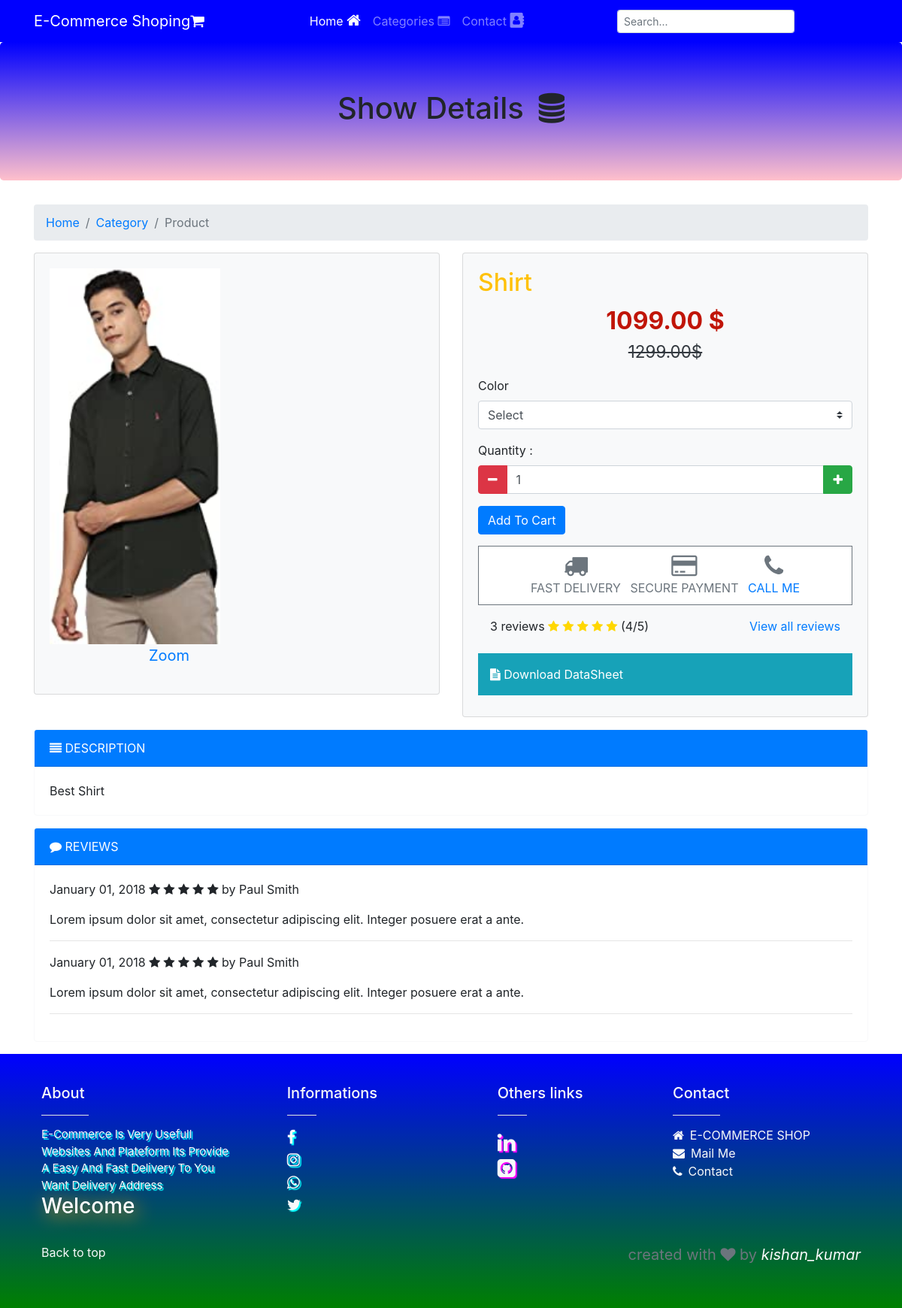
Screenshot of /product.php?id=1 with the database file from the repository.
### tables this page shows
CREATE TABLE `product` (
  `id` int(11) NOT NULL,
  `image` varchar(255) NOT NULL,
  `des` varchar(255) DEFAULT NULL,
  `status` varchar(255) DEFAULT NULL,
  `price` decimal(9,2) NOT NULL DEFAULT 0.00,
  `old_price` decimal(9,2) NOT NULL DEFAULT 0.00,
  `created_at` timestamp NULL DEFAULT current_timestamp(),
  `pname` varchar(255) DEFAULT NULL,
  `category` varchar(255) NOT NULL,
  `sub_cat` varchar(100) NOT NULL
);

### product.php (the view, shortened to what this page needs)
<!DOCTYPE html>
<html lang="fr">
<head>
    <link href="//maxcdn.bootstrapcdn.com/bootstrap/4.0.0/css/bootstrap.min.css" rel="stylesheet" type="text/css">
    <link href="//maxcdn.bootstrapcdn.com/font-awesome/4.7.0/css/font-awesome.min.css" rel="stylesheet" type="text/css">
    <link href="css/style.css" rel="stylesheet" type="text/css">
</head>
<body>
    <?php include('inc/header.php') ?>
    <section class="jumbotron text-center" style="background: linear-gradient(blue, pink);">
        <div class="container">
            <h1 class="jumbotron-heading">Show Details&ensp;<i class="fa fa-database" aria-hidden="true"></i></h1>
        </div>
    </section>
    <div class="container">
        <div class="row">
            <div class="col">
                <nav aria-label="breadcrumb">
                    <ol class="breadcrumb">
                        <li class="breadcrumb-item"><a href="index.php">Home</a></li>
                        <li class="breadcrumb-item"><a href="category.php">Category</a></li>
                        <li class="breadcrumb-item active" aria-current="page">Product</li>
                    </ol>
                </nav>
            </div>
        </div>
    </div>
    <div class="container">
        <div class="row">
            <div class="col-12 col-lg-6">
                <div class="card bg-light mb-3">
                    <?php
                    $id = $_GET['id'];
                    $sql = "SELECT * FROM `product` where id=$id";
                    $result = mysqli_query($conn, $sql);
                    foreach ($result as $data) {
                    ?>
                        <form action="addcart.php" class="form-submit" method="POST">
                            <div class="card-body">
                                <a href="" data-toggle="modal" data-target="#productModal">
                                    <img class="img-fluid" src="uploading/<?php echo $data['image'] ?>" style="height: 500px" />
                                    <p class="text-center" style="margin-left:-180px; font-size:20px;">Zoom</p>
                                </a>
                            </div>
                </div>
            </div>
            <div class="col-12 col-lg-6 add_to_cart_block">
                <div class="card bg-light mb-3">
                    <div class="card-body">
                        <h2 class="text-warning "><?php echo $data['pname']; ?> </h2>
                        <p class="price"><?php echo $data['price']; ?> $</p>
                        <p class="price_discounted"><?php echo $data['old_price']; ?>$</p>
                        <div class="form-group">
                            <label for="colors">Color</label>
                            <select class="custom-select" id="colors" class="color" name="color">
                                <option selected>Select</option>
                            </select>
                        </div>
                        <div class="form-group">
                            <label>Quantity :</label>
                            <div class="input-group mb-3">
                                <div class="input-group-prepend">
                                    <button type="button" class="quantity-left-minus btn btn-danger btn-number" data-type="minus" data-field="">
                                        <i class="fa fa-minus"></i>
                                    </button>
                                </div>
                                <input type="text" class="form-control" class="quantity" id="quantity" name="quantity" min="1" max="100" value="1">
                                <div class="input-group-append">
                                    <button type="button" class="quantity-right-plus btn btn-success btn-number" data-type="plus" data-field="">
                                        <i class="fa fa-plus"></i>
                                    </button>
                                </div>
                            </div>
                        </div>
                        <input type="submit" value="Add To Cart" name="cart" class="btn btn-primary addItemBtn">
                        <div class="product_rassurance">
                            <ul class="list-inline">
                                <li class="list-inline-item"><i class="fa fa-truck fa-2x"></i><br />Fast delivery</li>
                                <li class="list-inline-item"><i class="fa fa-credit-card fa-2x"></i><br />Secure payment</li>
                                <li class="list-inline-item"><i class="fa fa-phone fa-2x fa-spin"></i><br /><a href="tel:8081403281">Call Me</a></li>
                            </ul>
                        </div>
                        <div class="reviews_product p-3 mb-2 ">
                            3 reviews
                            <i class="fa fa-star"></i>
                            <i class="fa fa-star"></i>
                            <i class="fa fa-star"></i>
                            <i class="fa fa-star"></i>
                            <i class="fa fa-star"></i>
                            (4/5)
                            <a class="pull-right" href="#reviews">View all reviews</a>
                        </div>
                        <div class="datasheet p-3 mb-2 bg-info text-white">
                            <a href="" class="text-white"><i class="fa fa-file-text"></i> Download DataSheet</a>
                        </div>
                    </div>
                </div>
            </div>
        </div>
        <div class="row">
            <div class="col-12">
                <div class="card border-light mb-3">
                    <div class="card-header bg-primary text-white text-uppercase"><i class="fa fa-align-justify"></i> Description</div>
                    <div class="card-body">
                        <p class="card-text">
                            <?php echo $data['des']; ?>
                        </p>
                    </div>
                </div>
            </div>
        <?php } ?>
        <div class="col-12" id="reviews">
            <div class="card border-light mb-3">
                <div class="card-header bg-primary text-white text-uppercase"><i class="fa fa-comment"></i> Reviews</div>
                <div class="card-body">
                    <div class="review">
                        <meta itemprop="datePublished" content="01-01-2016">January 01, 2018
                        <span class="fa fa-star"></span>
                        <span class="fa fa-star"></span>
                        <span class="fa fa-star"></span>
                        <span class="fa fa-star"></span>
                        <span class="fa fa-star"></span>
                        by Paul Smith
                        <p class="blockquote">
                        <p class="mb-0">Lorem ipsum dolor sit amet, consectetur adipiscing elit. Integer posuere erat a ante.</p>
                        </p>
                        <hr>
                    </div>
                    <div class="review">
                        <meta itemprop="datePublished" content="01-01-2016">January 01, 2018
                        <span class="fa fa-star" aria-hidden="true"></span>
                        <span class="fa fa-star" aria-hidden="true"></span>
                        <span class="fa fa-star" aria-hidden="true"></span>
                        <span class="fa fa-star" aria-hidden="true"></span>
                        <span class="fa fa-star" aria-hidden="true"></span>
                        by Paul Smith
                        <p class="blockquote">
                        <p class="mb-0">Lorem ipsum dolor sit amet, consectetur adipiscing elit. Integer posuere erat a ante.</p>
                        </p>
                        <hr>
                    </div>
                </div>
            </div>
        </div>
        </div>
    </div>
    <?php include('inc/footer.php') ?>
</body>
</html>

### inc/header.php (shortened to what this page needs)
<nav class="navbar navbar-expand-md navbar-dark" style="background-color:blue">
    <div class="container">
        <a class="navbar-brand" href="index.php"> E-Commerce Shoping<i class="fa fa-shopping-cart" aria-hidden="true"></i></a>
        <div class="collapse navbar-collapse justify-content-end" id="navbarsExampleDefault">
            <ul class="navbar-nav m-auto">
                <li class="nav-item active">
                    <a class="nav-link" href="index.php">Home <i class="fa fa-home" aria-hidden="true" style="font-size:20px"></i><span class="sr-only">(current)</span></a>
                </li>
                <li class="nav-item ">
                    <a class="nav-link" href="category.php?id=1">Categories <i class=" fa fa-list-alt" aria-hidden="true" style="font-size:19 px"></i></a>
                </li>
                <li class="nav-item">
                    <a class="nav-link" href="contact.php">Contact <i class="fa fa-address-book" aria-hidden="true" style="font-size:20px"></i></a>
                </li>
            </ul>
            <form class="form-inline my-2 my-lg-0" method="post" action="login.php">
                <div class="input-group input-group-sm">
                    <input type="text" id="search_item" class="form-control" autocomplete="off" placeholder="Search...">
                </div>
            </form>
			<table >
			<tr>
			<td id="table_data">
			</td>
			</tr>
			</table>
        </div>
    </div>
</nav>

### inc/footer.php (shortened to what this page needs)
<footer class="text-light" style="background: linear-gradient(blue, green);"">
    <div class=" container">
    <div class="row">
        <div class="col-md-3 col-lg-4 col-xl-3">
            <h5>About</h5>
            <hr class="bg-white mb-2 mt-0 d-inline-block mx-auto w-25">
            <p class="mb-0" style="font-size:15px;text-shadow:2px 2px 1px aqua; ">
                E-Commerce Is Very Usefull Websites And Plateform Its Provide A Easy And Fast Delivery To You Want Delivery Address <br>
            <h3 style="text-shadow: 4px 4px 25px orange;color:white;">Welcome</h3>
            </p>
        </div>
        <div class=" col-md-2 col-lg-2 col-xl-2 mx-auto">
            <h5>Informations</h5>
            <hr class="bg-white mb-2 mt-0 d-inline-block mx-auto w-25">
            <ul class="list-unstyled">
                <li><a href="#" style="font-size: 20px;text-shadow:2px 2px 1px aqua; font-family:algerian;"><i class="fa fa-facebook"></i></a></li>
                <li><a href="#" style="font-size: 20px;text-shadow:2px 2px 1px aqua;"><i class=" fa fa-instagram"></i></a></li>
                <li><a href="#" style="font-size: 20px;text-shadow:2px 2px 1px aqua;"><i class=" fa fa-whatsapp"></i></a></li>
                <li><a href="#" style="font-size: 20px;text-shadow:2px 2px 1px aqua;"><i class=" fa fa-twitter"></i></a></li>
            </ul>
        </div>
        <div class="col-md-3 col-lg-2 col-xl-2 mx-auto">
            <h5>Others links</h5>
            <hr class="bg-white mb-2 mt-0 d-inline-block mx-auto w-25">
            <ul class="list-unstyled">
                <li><a href="https://www.linkedin.com/in/kishan-kumar-a82044226/"><i class="fa fa-linkedin mt-2" aria-hidden="true" style="font-size: 28px;text-shadow:2px 2px 1px magenta"></i></a></li>
                <li><a href="https://github.com/kishankumar2021-dev"><i class="fa fa-github-square mt-1" aria-hidden="true" style="font-size: 28px;text-shadow:2px 2px 1px magenta"></i></a></li>
            </ul>
        </div>
        <div class="col-md-4 col-lg-3 col-xl-3">
            <h5>Contact</h5>
            <hr class="bg-white mb-2 mt-0 d-inline-block mx-auto w-25">
            <ul class="list-unstyled">
                <li><i class="fa fa-home mr-2"></i>E-COMMERCE SHOP</li>
                <li><i class="fa fa-envelope mr-2"></i><a href="https://mail.google.com">Mail Me</a></li>
                <li><i class="fa fa-phone mr-2"></i><a href="Tel:9889104576">Contact</a></li>
            </ul>
        </div>
        <div class="col-12 copyright mt-3">
            <p class="float-left">
                <a href="#">Back to top</a>
            </p>
            <p class="text-right text-muted" style="font-size:20px;">created with <i class="fa fa-heart"></i> by <a href=""><i>kishan_kumar</i></a> </p>
        </div>
    </div>
    </div>
</footer>

### css/style.css (style rules this page uses)
.add_to_cart_block .price { color: #c01508; text-align: center; font-weight: bold; font-size: 200%; margin-bottom: 0; }
.add_to_cart_block .price_discounted { color: #343a40; text-align: center; text-decoration: line-through; font-size: 140%; }
.product_rassurance { padding: 10px; margin-top: 15px; background: #ffffff; border: 1px solid #6c757d; color: #6c757d; }
.product_rassurance .list-inline { margin-bottom: 0; text-transform: uppercase; text-align: center; }
.reviews_product .fa-star { color: gold; }
footer { background: #343a40; padding: 40px; }
footer a { color: #f8f9fa!important }

### rows the page displays
product: image (picture), pname "Shirt", price "1099.00", old_price "1299.00", des "Best Shirt"
